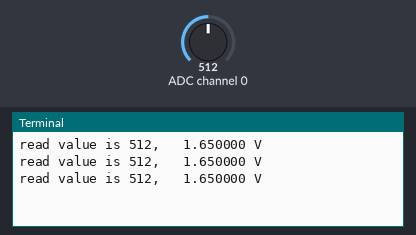
Recording of a program running on a simulated Raspberry Pi (BCM pin numbers). Parts: the last lines printed to the terminal. The inputs (shaded band) are chosen by the test bench; at power-on: ADC channel 0 = 512 (analog values on the 0–1023 scale).

Above: at 1.2 s.
1.3 s: ADC channel 0 set to 716
At 1.9 s:
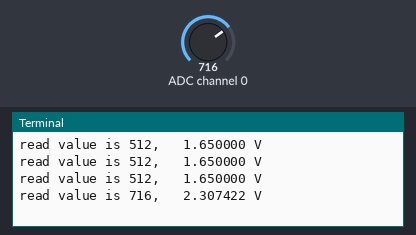
2.8 s: ADC channel 0 set to 900
At 3.4 s:
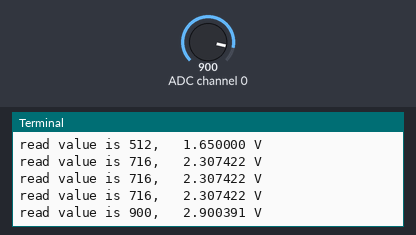
Timing chart, 0 to 5.8 s (numbered marks = the images above; inputs shaded):
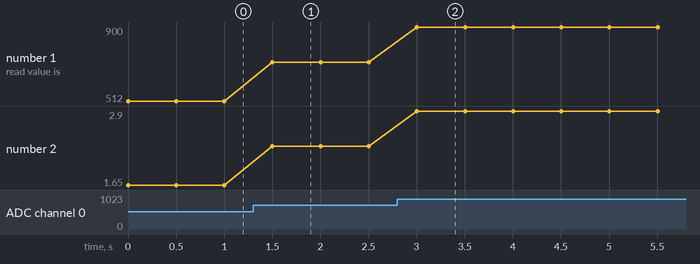

The program:

readadc.py
```python
import spidev, time

spi = spidev.SpiDev()
spi.open(0, 0)
spi.max_speed_hz = 1000000

def analog_read(channel):
    r = spi.xfer2([1, (8 + channel) << 4, 0])
    adc_out = ((r[1]&3) << 8) + r[2]
    return adc_out

while True:
    reading = analog_read(0)
    voltage = reading * 3.3 / 1024
    print("read value is %d,\t %f V" % (reading, voltage))
    time.sleep(0.5)
```

Measured:
- after the input at 1.3 s, the terminal: prints a new line after 0.20 s (image 1)
- after the input at 2.8 s, the terminal: prints a new line after 0.20 s (image 2)
- plotted number 1: 512 → 716 after the input at 1.3 s, 716 → 900 after the input at 2.8 s
- plotted number 2: 1.65 → 2.31 after the input at 1.3 s, 2.31 → 2.9 after the input at 2.8 s
